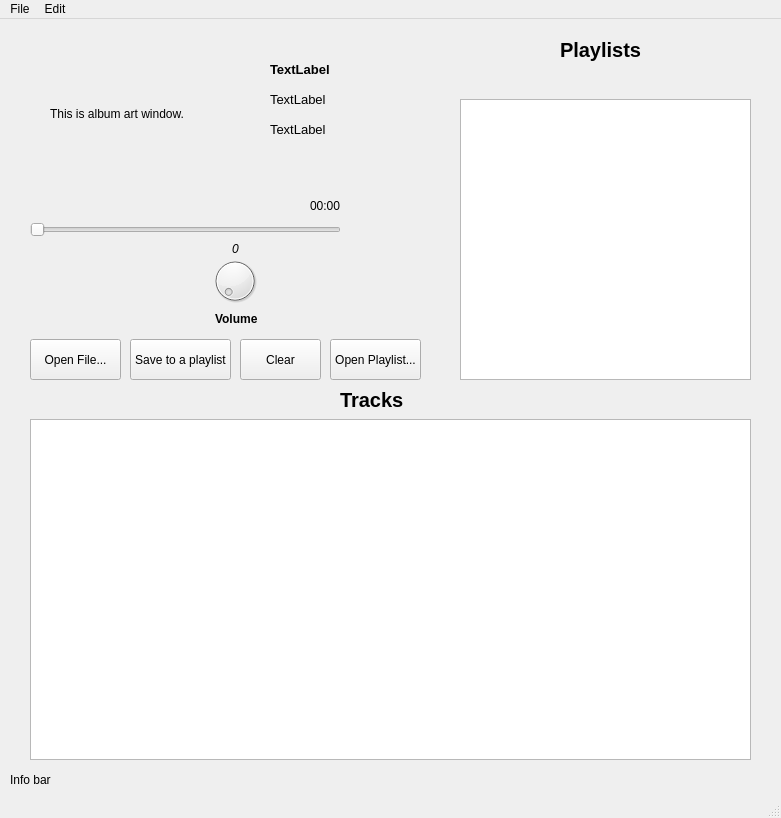
<?xml version="1.0" encoding="UTF-8"?>
<ui version="4.0">
 <class>MainWindow</class>
 <widget class="QMainWindow" name="MainWindow">
  <property name="geometry">
   <rect>
    <x>0</x>
    <y>0</y>
    <width>781</width>
    <height>818</height>
   </rect>
  </property>
  <property name="sizePolicy">
   <sizepolicy hsizetype="Fixed" vsizetype="Fixed">
    <horstretch>0</horstretch>
    <verstretch>0</verstretch>
   </sizepolicy>
  </property>
  <property name="minimumSize">
   <size>
    <width>781</width>
    <height>818</height>
   </size>
  </property>
  <property name="maximumSize">
   <size>
    <width>781</width>
    <height>818</height>
   </size>
  </property>
  <property name="windowTitle">
   <string>MainWindow</string>
  </property>
  <widget class="QWidget" name="centralwidget">
   <property name="autoFillBackground">
    <bool>false</bool>
   </property>
   <widget class="QSlider" name="horizontalSlider">
    <property name="geometry">
     <rect>
      <x>30</x>
      <y>200</y>
      <width>311</width>
      <height>22</height>
     </rect>
    </property>
    <property name="maximum">
     <number>1000000</number>
    </property>
    <property name="singleStep">
     <number>1000</number>
    </property>
    <property name="tracking">
     <bool>true</bool>
    </property>
    <property name="orientation">
     <enum>Qt::Horizontal</enum>
    </property>
    <property name="tickPosition">
     <enum>QSlider::NoTicks</enum>
    </property>
   </widget>
   <widget class="QLabel" name="label">
    <property name="geometry">
     <rect>
      <x>270</x>
      <y>30</y>
      <width>261</width>
      <height>41</height>
     </rect>
    </property>
    <property name="font">
     <font>
      <pointsize>10</pointsize>
      <weight>75</weight>
      <bold>true</bold>
      <stylestrategy>PreferAntialias</stylestrategy>
     </font>
    </property>
    <property name="text">
     <string>TextLabel</string>
    </property>
    <property name="alignment">
     <set>Qt::AlignLeading|Qt::AlignLeft|Qt::AlignVCenter</set>
    </property>
   </widget>
   <widget class="QPushButton" name="pushButton">
    <property name="geometry">
     <rect>
      <x>70</x>
      <y>230</y>
      <width>31</width>
      <height>41</height>
     </rect>
    </property>
    <property name="text">
     <string/>
    </property>
    <property name="flat">
     <bool>true</bool>
    </property>
   </widget>
   <widget class="QPushButton" name="pushButton_2">
    <property name="geometry">
     <rect>
      <x>110</x>
      <y>230</y>
      <width>31</width>
      <height>41</height>
     </rect>
    </property>
    <property name="text">
     <string/>
    </property>
    <property name="flat">
     <bool>true</bool>
    </property>
   </widget>
   <widget class="QPushButton" name="pushButton_3">
    <property name="geometry">
     <rect>
      <x>30</x>
      <y>320</y>
      <width>91</width>
      <height>41</height>
     </rect>
    </property>
    <property name="text">
     <string>Open File...</string>
    </property>
   </widget>
   <widget class="QDial" name="dial">
    <property name="geometry">
     <rect>
      <x>210</x>
      <y>230</y>
      <width>50</width>
      <height>64</height>
     </rect>
    </property>
   </widget>
   <widget class="QLabel" name="label_2">
    <property name="geometry">
     <rect>
      <x>210</x>
      <y>220</y>
      <width>51</width>
      <height>20</height>
     </rect>
    </property>
    <property name="font">
     <font>
      <italic>true</italic>
     </font>
    </property>
    <property name="text">
     <string>0</string>
    </property>
    <property name="alignment">
     <set>Qt::AlignCenter</set>
    </property>
   </widget>
   <widget class="QLabel" name="label_3">
    <property name="geometry">
     <rect>
      <x>50</x>
      <y>10</y>
      <width>170</width>
      <height>170</height>
     </rect>
    </property>
    <property name="text">
     <string>This is album art window. </string>
    </property>
    <property name="scaledContents">
     <bool>true</bool>
    </property>
   </widget>
   <widget class="QListWidget" name="listWidget">
    <property name="geometry">
     <rect>
      <x>30</x>
      <y>400</y>
      <width>721</width>
      <height>341</height>
     </rect>
    </property>
    <property name="dragDropMode">
     <enum>QAbstractItemView::DragOnly</enum>
    </property>
    <property name="iconSize">
     <size>
      <width>30</width>
      <height>30</height>
     </size>
    </property>
    <property name="verticalScrollMode">
     <enum>QAbstractItemView::ScrollPerPixel</enum>
    </property>
    <property name="movement">
     <enum>QListView::Free</enum>
    </property>
    <property name="resizeMode">
     <enum>QListView::Adjust</enum>
    </property>
    <property name="layoutMode">
     <enum>QListView::Batched</enum>
    </property>
   </widget>
   <widget class="QLabel" name="label_4">
    <property name="geometry">
     <rect>
      <x>270</x>
      <y>60</y>
      <width>261</width>
      <height>41</height>
     </rect>
    </property>
    <property name="font">
     <font>
      <pointsize>10</pointsize>
      <weight>50</weight>
      <bold>false</bold>
      <stylestrategy>PreferAntialias</stylestrategy>
     </font>
    </property>
    <property name="text">
     <string>TextLabel</string>
    </property>
    <property name="alignment">
     <set>Qt::AlignLeading|Qt::AlignLeft|Qt::AlignVCenter</set>
    </property>
   </widget>
   <widget class="QLabel" name="label_5">
    <property name="geometry">
     <rect>
      <x>270</x>
      <y>90</y>
      <width>261</width>
      <height>41</height>
     </rect>
    </property>
    <property name="font">
     <font>
      <pointsize>10</pointsize>
      <weight>50</weight>
      <bold>false</bold>
      <stylestrategy>PreferAntialias</stylestrategy>
     </font>
    </property>
    <property name="text">
     <string>TextLabel</string>
    </property>
    <property name="alignment">
     <set>Qt::AlignLeading|Qt::AlignLeft|Qt::AlignVCenter</set>
    </property>
   </widget>
   <widget class="QPushButton" name="pushButton_4">
    <property name="geometry">
     <rect>
      <x>30</x>
      <y>230</y>
      <width>31</width>
      <height>41</height>
     </rect>
    </property>
    <property name="text">
     <string/>
    </property>
    <property name="flat">
     <bool>true</bool>
    </property>
   </widget>
   <widget class="QPushButton" name="pushButton_5">
    <property name="geometry">
     <rect>
      <x>150</x>
      <y>230</y>
      <width>31</width>
      <height>41</height>
     </rect>
    </property>
    <property name="text">
     <string/>
    </property>
    <property name="flat">
     <bool>true</bool>
    </property>
   </widget>
   <widget class="QLabel" name="label_6">
    <property name="geometry">
     <rect>
      <x>310</x>
      <y>180</y>
      <width>47</width>
      <height>13</height>
     </rect>
    </property>
    <property name="text">
     <string>00:00</string>
    </property>
   </widget>
   <widget class="QListWidget" name="listWidget_2">
    <property name="geometry">
     <rect>
      <x>460</x>
      <y>80</y>
      <width>291</width>
      <height>281</height>
     </rect>
    </property>
    <property name="dragDropMode">
     <enum>QAbstractItemView::DragDrop</enum>
    </property>
   </widget>
   <widget class="QPushButton" name="pushButton_6">
    <property name="geometry">
     <rect>
      <x>330</x>
      <y>320</y>
      <width>91</width>
      <height>41</height>
     </rect>
    </property>
    <property name="text">
     <string>Open Playlist...</string>
    </property>
   </widget>
   <widget class="QPushButton" name="pushButton_7">
    <property name="geometry">
     <rect>
      <x>130</x>
      <y>320</y>
      <width>101</width>
      <height>41</height>
     </rect>
    </property>
    <property name="text">
     <string>Save to a playlist</string>
    </property>
   </widget>
   <widget class="QPushButton" name="pushButton_8">
    <property name="geometry">
     <rect>
      <x>240</x>
      <y>320</y>
      <width>81</width>
      <height>41</height>
     </rect>
    </property>
    <property name="text">
     <string>Clear</string>
    </property>
   </widget>
   <widget class="QLabel" name="label_7">
    <property name="geometry">
     <rect>
      <x>10</x>
      <y>750</y>
      <width>621</width>
      <height>21</height>
     </rect>
    </property>
    <property name="text">
     <string>Info bar</string>
    </property>
   </widget>
   <widget class="QLabel" name="label_8">
    <property name="geometry">
     <rect>
      <x>340</x>
      <y>370</y>
      <width>91</width>
      <height>21</height>
     </rect>
    </property>
    <property name="font">
     <font>
      <pointsize>15</pointsize>
      <weight>75</weight>
      <bold>true</bold>
     </font>
    </property>
    <property name="text">
     <string>Tracks</string>
    </property>
   </widget>
   <widget class="QLabel" name="label_9">
    <property name="geometry">
     <rect>
      <x>560</x>
      <y>10</y>
      <width>91</width>
      <height>41</height>
     </rect>
    </property>
    <property name="font">
     <font>
      <pointsize>15</pointsize>
      <weight>75</weight>
      <bold>true</bold>
     </font>
    </property>
    <property name="text">
     <string>Playlists</string>
    </property>
   </widget>
   <widget class="QPushButton" name="pushButton_9">
    <property name="geometry">
     <rect>
      <x>280</x>
      <y>230</y>
      <width>51</width>
      <height>41</height>
     </rect>
    </property>
    <property name="text">
     <string/>
    </property>
    <property name="checkable">
     <bool>true</bool>
    </property>
    <property name="flat">
     <bool>true</bool>
    </property>
   </widget>
   <widget class="QLabel" name="label_10">
    <property name="geometry">
     <rect>
      <x>215</x>
      <y>290</y>
      <width>71</width>
      <height>20</height>
     </rect>
    </property>
    <property name="font">
     <font>
      <weight>75</weight>
      <bold>true</bold>
     </font>
    </property>
    <property name="text">
     <string>Volume</string>
    </property>
   </widget>
  </widget>
  <widget class="QMenuBar" name="menubar">
   <property name="geometry">
    <rect>
     <x>0</x>
     <y>0</y>
     <width>781</width>
     <height>21</height>
    </rect>
   </property>
   <widget class="QMenu" name="menuFile">
    <property name="title">
     <string>File</string>
    </property>
   </widget>
   <widget class="QMenu" name="menuEdit">
    <property name="title">
     <string>Edit</string>
    </property>
    <addaction name="actionPreferences"/>
   </widget>
   <addaction name="menuFile"/>
   <addaction name="menuEdit"/>
  </widget>
  <widget class="QStatusBar" name="statusbar"/>
  <action name="actionPreferences">
   <property name="text">
    <string>Preferences</string>
   </property>
  </action>
 </widget>
 <resources/>
 <connections/>
</ui>
